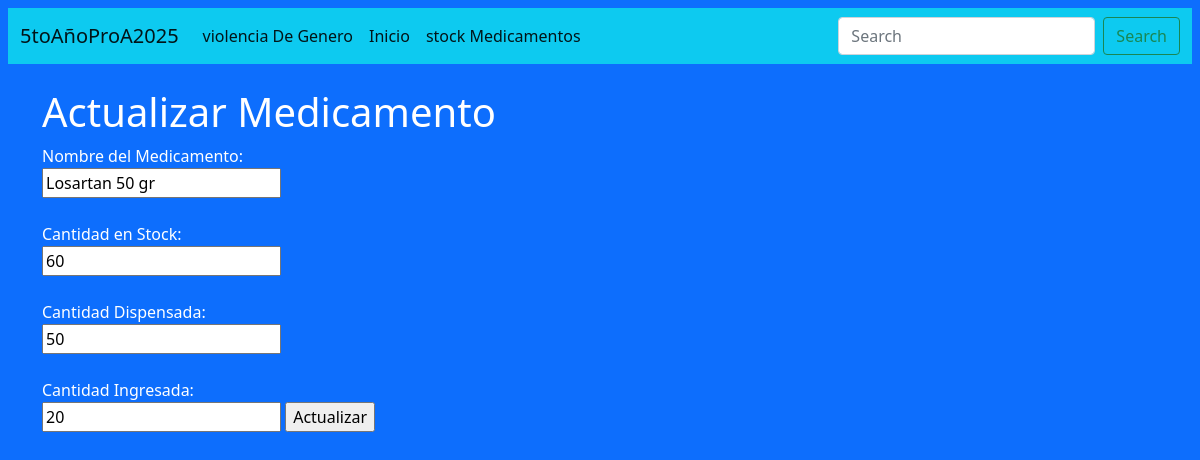
/medicamentos/update/4, run on the app's committed database.
### medicamentos/models.py (models this page shows)
class Medicamentos(models.Model):
  id = models.AutoField(primary_key=True)
  nombreMedicamento = models.CharField(max_length=255)
  cantidadStock = models.IntegerField(max_length=255)
  cantDispensada= models.IntegerField(max_length=255)
  cantIngresada=models.IntegerField(max_length=255)

### medicamentos/views.py (the view)
# urls.py: path('update/<int:id>', views.update, name='update'),
def update(request, id):
  mymember = Medicamentos.objects.get(id=id)
  template = loader.get_template('update.html')
  context = {  'mymember': mymember,  }
  return HttpResponse(template.render(context, request))

### medicamentos/templates/update.html (shortened to what this page needs)
{% extends 'base.html' %}
{% block contenido %}
<h1>Actualizar Medicamento</h1>
<form action="updaterecord/{{ mymember.id }}" method="post">
    Nombre del Medicamento:<br>
    <input name="nombreMedicamento" value="{{ mymember.nombreMedicamento }}">
    <br><br>
    Cantidad en Stock:<br>
    <input name="cantidadStock" value="{{ mymember.cantidadStock }}">
    <br><br>
    Cantidad Dispensada:<br>
    <input name="cantDispensada" value="{{ mymember.cantDispensada }}">
    <br><br>
    Cantidad Ingresada:<br>
    <input name="cantIngresada"  value="{{ mymember.cantIngresada }}">
    <input type="submit" value="Actualizar">
</form>
{% endblock contenido %}

### data on the page
Medicamentos: nombreMedicamento "Losartan 50 gr", cantidadStock "60", cantDispensada "50", cantIngresada "20"
